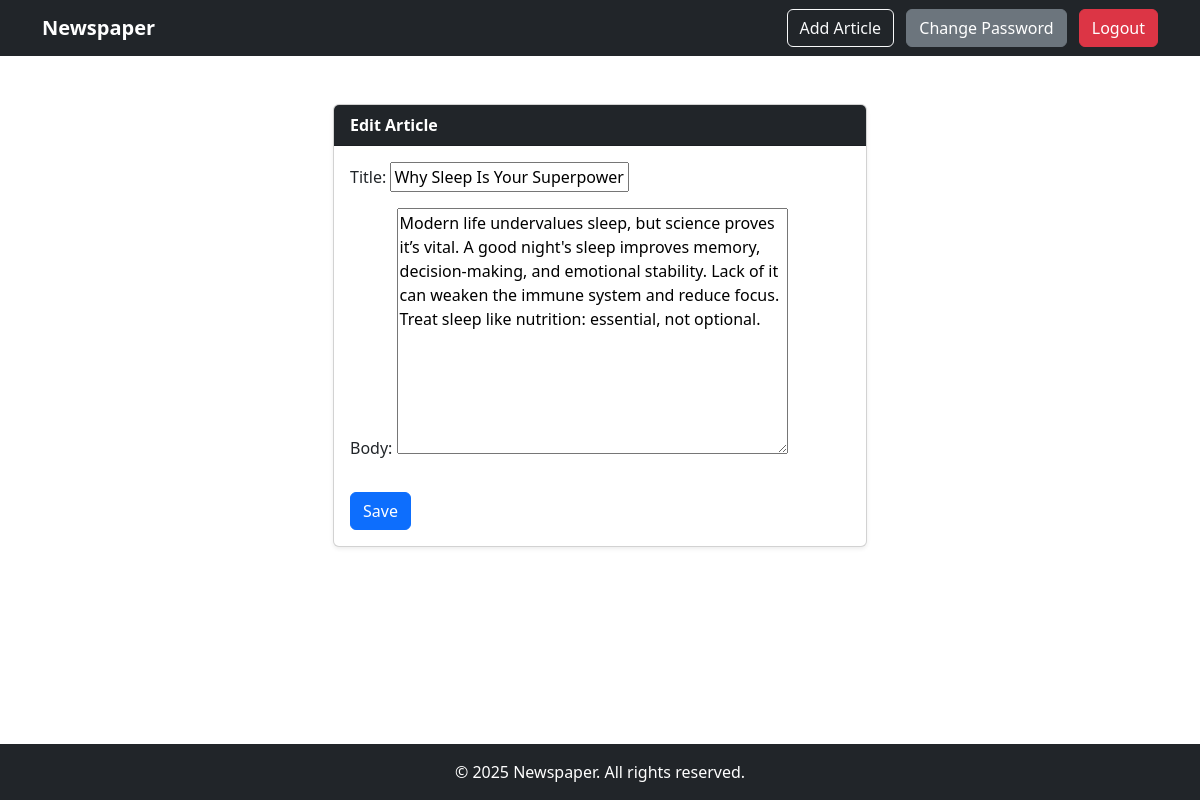
The app's page /edit_article/3 (signed in) with its own data.
### articles/models.py (models this page shows, shortened)
class Article(models.Model):
    title = models.CharField(max_length=100)
    body = models.TextField()
    author = models.ForeignKey(User, on_delete=models.CASCADE)
    create_at = models.DateTimeField(auto_now_add=True)  # Add Date Automatically

### articles/views.py (the view)
# urls.py: path("edit_article/<int:pk>", views.EditArticle, name="edit_article"),
def EditArticle(request, pk):
    article = Article.objects.get(id=pk)
    form = ArticleForm(instance=article)
    if request.method == "POST":
        form = ArticleForm(request.POST, instance=article)
        if form.is_valid():
            form.save()
            return redirect("article_details", pk=article.pk)
    context = {"form": form}
    return render(request, "articles/edit_article.html", context)

### articles/forms.py
class ArticleForm(forms.ModelForm):
    class Meta:
        model = Article
        fields = ["title", "body"]

### templates/articles/edit_article.html
{% extends "base.html" %} {% block content %}
<div class="container mt-4">
  <div class="row justify-content-center">
    <div class="col-md-8 col-lg-6">
      <div class="card shadow-sm">
        <div class="card-header bg-dark text-white fw-bold">Edit Article</div>
        <div class="card-body">
          <form action="" method="post">
            {% csrf_token %} {{ form.as_p }}
            <button type="submit" class="btn btn-primary mt-3">Save</button>
          </form>
        </div>
      </div>
    </div>
  </div>
</div>
{% endblock content %}

### records on screen
Article: title "Why Sleep Is Your Superpower", body "Modern life undervalues sleep, but science proves it’s vital. A good night's sleep improves memory, decision-making, and emotional stability. Lack of it can weaken the immune system and reduce focus. Treat sleep like nutrition: essential, not optional."

### other values on screen
{{ year|default:2025 }} "2025"
